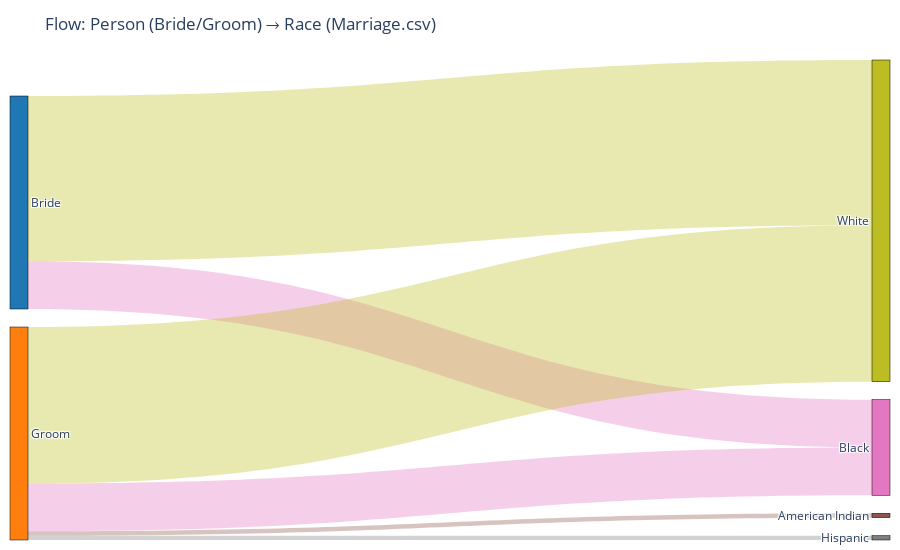

Source (notebook cell):
### Code cell
import pandas as pd
import os
import plotly.graph_objects as go
import kaleido

# --- 1) Load data ------------------------------------------------------------
df = pd.read_csv("Marriage.csv")

# Keep only required columns and remove empty rows
df = df[['person', 'race']].dropna()

# --- 2) Count flows person -> race ------------------------------------------
flows = (
    df.groupby(['person', 'race'], dropna=False)
      .size()
      .reset_index(name='value')
)

# --- 3) Nodes and indices ----------------------------------------------------
persons = sorted(flows['person'].unique().tolist())
races   = sorted(flows['race'].unique().tolist())

nodes = persons + races
idx = {name: i for i, name in enumerate(nodes)}

source = [idx[p] for p in flows['person']]
target = [idx[r] for r in flows['race']]
value  = flows['value'].tolist()

# --- 4) Colors ---------------------------------------------------------------
person_colors = ["#1f77b4", "#ff7f0e"]  # Bride, Groom
race_colors   = ["#8c564b", "#e377c2", "#7f7f7f", "#bcbd22", "#17becf",
                 "#d62728", "#1f9e89", "#636efa", "#ef553b", "#00cc96"]

node_colors = []
for n in nodes:
    if n in persons:
        node_colors.append(person_colors[persons.index(n) % len(person_colors)])
    else:
        node_colors.append(race_colors[races.index(n) % len(race_colors)])

def rgba(hex_color, alpha=0.5):
    hex_color = hex_color.lstrip('#')
    r = int(hex_color[0:2], 16)
    g = int(hex_color[2:4], 16)
    b = int(hex_color[4:6], 16)
    return f"rgba({r},{g},{b},{alpha})"

link_colors = [rgba(node_colors[t], 0.35) for t in target]

# --- 5) Create the figure ----------------------------------------------------
fig = go.Figure(data=[go.Sankey(
    arrangement="snap",
    node=dict(
        pad=18,
        thickness=18,
        line=dict(color="black", width=0.5),
        label=nodes,
        color=node_colors
    ),
    link=dict(
        source=source,
        target=target,
        value=value,
        color=link_colors
    )
)])

fig.update_layout(
    title_text="Flow: Person (Bride/Groom) → Race (Marriage.csv)",
    font=dict(size=12),
    margin=dict(l=10, r=10, t=60, b=10),
    width=900, height=550
)

# # --- 6) Save PNG + preview ---------------------------------------------------
# os.makedirs("plots", exist_ok=True)
# png_path = os.path.join("plots", "sankey_marriage.png")

# # to save PNG, kaleido is required → pip install -U kaleido
# fig.write_image(png_path, scale=2)
# fig.show()

# print(f"Plot saved as: {png_path}")

### Figure 1 — Plotly figure (JSON) as saved in the notebook; plotly's stock layout.template omitted (floating-point values rounded to 4 significant figures)
{"data": [{"arrangement": "snap", "link": {"color": ["rgba(227,119,194,0.35)", "rgba(188,189,34,0.35)", "rgba(140,86,75,0.35)", "rgba(227,119,194,0.35)", "rgba(127,127,127,0.35)", "rgba(188,189,34,0.35)"], "source": [0, 0, 1, 1, 1, 1], "target": [3, 5, 2, 3, 4, 5], "value": [11, 38, 1, 11, 1, 36]}, "node": {"color": ["#1f77b4", "#ff7f0e", "#8c564b", "#e377c2", "#7f7f7f", "#bcbd22"], "label": ["Bride", "Groom", "American Indian", "Black", "Hispanic", "White"], "line": {"color": "black", "width": 0.5}, "pad": 18, "thickness": 18}, "type": "sankey"}], "layout": {"font": {"size": 12}, "height": 550, "margin": {"b": 10, "l": 10, "r": 10, "t": 60}, "title": {"text": "Flow: Person (Bride/Groom) → Race (Marriage.csv)"}, "width": 900}}
